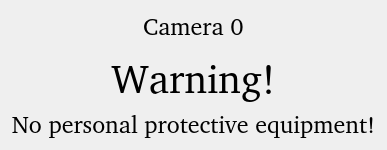
<?xml version="1.0" encoding="UTF-8"?>
<ui version="4.0">
 <class>Form</class>
 <widget class="QWidget" name="Form">
  <property name="geometry">
   <rect>
    <x>0</x>
    <y>0</y>
    <width>387</width>
    <height>150</height>
   </rect>
  </property>
  <property name="font">
   <font>
    <family>&quot;Ubuntu Medium&quot;</family>
    <pointsize>18</pointsize>
    <weight>7</weight>
    <italic>false</italic>
    <bold>false</bold>
   </font>
  </property>
  <property name="windowTitle">
   <string>Form</string>
  </property>
  <property name="styleSheet">
   <string notr="true">background-color: rgb(20, 20, 20);
font: 57 8pt \&quot;Ubuntu Medium\&quot;;
color: rgb(213, 213, 213);
font-size: 18pt</string>
  </property>
  <layout class="QVBoxLayout" name="verticalLayout_2">
   <item>
    <layout class="QVBoxLayout" name="verticalLayout">
     <item>
      <widget class="QLabel" name="Camera">
       <property name="font">
        <font>
         <family>&quot;Ubuntu Medium&quot;</family>
         <pointsize>18</pointsize>
         <weight>7</weight>
         <italic>false</italic>
         <bold>false</bold>
        </font>
       </property>
       <property name="text">
        <string>Camera 0</string>
       </property>
       <property name="textFormat">
        <enum>Qt::AutoText</enum>
       </property>
       <property name="alignment">
        <set>Qt::AlignCenter</set>
       </property>
      </widget>
     </item>
     <item>
      <spacer name="verticalSpacer">
       <property name="orientation">
        <enum>Qt::Vertical</enum>
       </property>
       <property name="sizeHint" stdset="0">
        <size>
         <width>20</width>
         <height>40</height>
        </size>
       </property>
      </spacer>
     </item>
     <item>
      <widget class="QLabel" name="warning_lable">
       <property name="font">
        <font>
         <family>&quot;Ubuntu Medium&quot;</family>
         <pointsize>30</pointsize>
         <weight>7</weight>
         <italic>false</italic>
         <bold>false</bold>
        </font>
       </property>
       <property name="styleSheet">
        <string notr="true">font-size: 30pt</string>
       </property>
       <property name="text">
        <string>Warning!</string>
       </property>
       <property name="alignment">
        <set>Qt::AlignCenter</set>
       </property>
      </widget>
     </item>
     <item>
      <widget class="QLabel" name="warning_text_lable">
       <property name="font">
        <font>
         <family>&quot;Ubuntu Medium&quot;</family>
         <pointsize>18</pointsize>
         <weight>7</weight>
         <italic>false</italic>
         <bold>false</bold>
        </font>
       </property>
       <property name="text">
        <string>No personal protective equipment!</string>
       </property>
       <property name="textFormat">
        <enum>Qt::AutoText</enum>
       </property>
       <property name="alignment">
        <set>Qt::AlignCenter</set>
       </property>
      </widget>
     </item>
    </layout>
   </item>
  </layout>
 </widget>
 <resources/>
 <connections/>
</ui>
